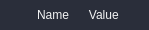
<?xml version="1.0" encoding="UTF-8"?>
<ui version="4.0">
 <class>MenuAction</class>
 <widget class="QWidget" name="MenuAction">
  <property name="windowModality">
   <enum>Qt::WindowModal</enum>
  </property>
  <property name="geometry">
   <rect>
    <x>0</x>
    <y>0</y>
    <width>147</width>
    <height>30</height>
   </rect>
  </property>
  <property name="sizePolicy">
   <sizepolicy hsizetype="MinimumExpanding" vsizetype="Preferred">
    <horstretch>0</horstretch>
    <verstretch>0</verstretch>
   </sizepolicy>
  </property>
  <property name="minimumSize">
   <size>
    <width>0</width>
    <height>0</height>
   </size>
  </property>
  <property name="sizeIncrement">
   <size>
    <width>0</width>
    <height>0</height>
   </size>
  </property>
  <property name="baseSize">
   <size>
    <width>0</width>
    <height>0</height>
   </size>
  </property>
  <property name="font">
   <font>
    <family>Tahoma</family>
   </font>
  </property>
  <property name="windowTitle">
   <string>Menu Action</string>
  </property>
  <property name="styleSheet">
   <string notr="true">QWidget {
    background-color:#2A2E3A;
    border:none;
}

QWidget#MenuAction:hover {
    background-color:#414755;
    border:none;
}

QLabel {
    border:none;
    padding: 6 2 6 11;
    color: #F2F3F3;
    font: normal 9pt &quot;Tahoma&quot;;
}

#cbxSelected {
    color: #F2F3F3;
    font: normal  9pt &quot;Tahoma&quot;;
}

#cbxSelected::indicator {
    border:none;
    width: 23px;
    height: 30px;
}

#cbxSelected::indicator:checked {
    subcontrol-position: left;
    padding-left: 6;
    image: url(:/img/tick_menu.png);
    image-position: left;
}

#cbxSelected[hovered=&quot;true&quot;] {
    background-color:#414755;
}

#lblName[hovered=&quot;true&quot;] {
    background-color:#414755;
}

#lblValue[hovered=&quot;true&quot;] {
    background-color:#414755;
}

#pbnIcon {
    padding: 2 8 0 0;
    image: url(:/img/arrow_right.png);
}

#pbnIcon:hover {
    background-color:#414755;
    image: url(:/img/arrow_right_hover.png);
}

#pbnIcon:pressed {
    image: url(:/img/arrow_right_pressed.png);
}

#pbnIcon[hovered=&quot;true&quot;] {
    background-color:#414755;
    image: url(:/img/arrow_right_hover.png);
}

#pbnIcon[state=empty] {
    image: url(:/img/arrow_right_empty.png);
}</string>
  </property>
  <layout class="QHBoxLayout" name="horizontalLayout_3">
   <property name="spacing">
    <number>0</number>
   </property>
   <property name="sizeConstraint">
    <enum>QLayout::SetMinimumSize</enum>
   </property>
   <property name="leftMargin">
    <number>0</number>
   </property>
   <property name="topMargin">
    <number>0</number>
   </property>
   <property name="rightMargin">
    <number>0</number>
   </property>
   <property name="bottomMargin">
    <number>0</number>
   </property>
   <item>
    <widget class="QCheckBox" name="cbxSelected">
     <property name="enabled">
      <bool>true</bool>
     </property>
     <property name="sizePolicy">
      <sizepolicy hsizetype="Preferred" vsizetype="Preferred">
       <horstretch>0</horstretch>
       <verstretch>0</verstretch>
      </sizepolicy>
     </property>
     <property name="minimumSize">
      <size>
       <width>23</width>
       <height>0</height>
      </size>
     </property>
     <property name="maximumSize">
      <size>
       <width>23</width>
       <height>16777215</height>
      </size>
     </property>
     <property name="toolTip">
      <string notr="true"/>
     </property>
     <property name="styleSheet">
      <string notr="true"/>
     </property>
     <property name="text">
      <string notr="true"/>
     </property>
     <property name="iconSize">
      <size>
       <width>16</width>
       <height>16</height>
      </size>
     </property>
     <property name="checked">
      <bool>true</bool>
     </property>
     <property name="tristate">
      <bool>false</bool>
     </property>
    </widget>
   </item>
   <item>
    <widget class="QLabel" name="lblName">
     <property name="sizePolicy">
      <sizepolicy hsizetype="Preferred" vsizetype="Preferred">
       <horstretch>0</horstretch>
       <verstretch>0</verstretch>
      </sizepolicy>
     </property>
     <property name="font">
      <font>
       <family>Tahoma</family>
       <pointsize>9</pointsize>
       <weight>50</weight>
       <italic>false</italic>
       <bold>false</bold>
      </font>
     </property>
     <property name="styleSheet">
      <string notr="true"/>
     </property>
     <property name="text">
      <string>Name</string>
     </property>
    </widget>
   </item>
   <item>
    <widget class="QLabel" name="lblValue">
     <property name="sizePolicy">
      <sizepolicy hsizetype="Preferred" vsizetype="Preferred">
       <horstretch>0</horstretch>
       <verstretch>0</verstretch>
      </sizepolicy>
     </property>
     <property name="font">
      <font>
       <family>Tahoma</family>
       <pointsize>9</pointsize>
       <weight>50</weight>
       <italic>false</italic>
       <bold>false</bold>
      </font>
     </property>
     <property name="styleSheet">
      <string notr="true"/>
     </property>
     <property name="text">
      <string>Value </string>
     </property>
     <property name="alignment">
      <set>Qt::AlignRight|Qt::AlignTrailing|Qt::AlignVCenter</set>
     </property>
     <property name="wordWrap">
      <bool>false</bool>
     </property>
    </widget>
   </item>
   <item>
    <widget class="QPushButton" name="pbnIcon">
     <property name="sizePolicy">
      <sizepolicy hsizetype="Maximum" vsizetype="Maximum">
       <horstretch>0</horstretch>
       <verstretch>0</verstretch>
      </sizepolicy>
     </property>
     <property name="minimumSize">
      <size>
       <width>22</width>
       <height>30</height>
      </size>
     </property>
     <property name="maximumSize">
      <size>
       <width>22</width>
       <height>30</height>
      </size>
     </property>
     <property name="text">
      <string notr="true"/>
     </property>
    </widget>
   </item>
  </layout>
 </widget>
 <resources>
  <include location="../resources/resources.qrc"/>
 </resources>
 <connections/>
</ui>
